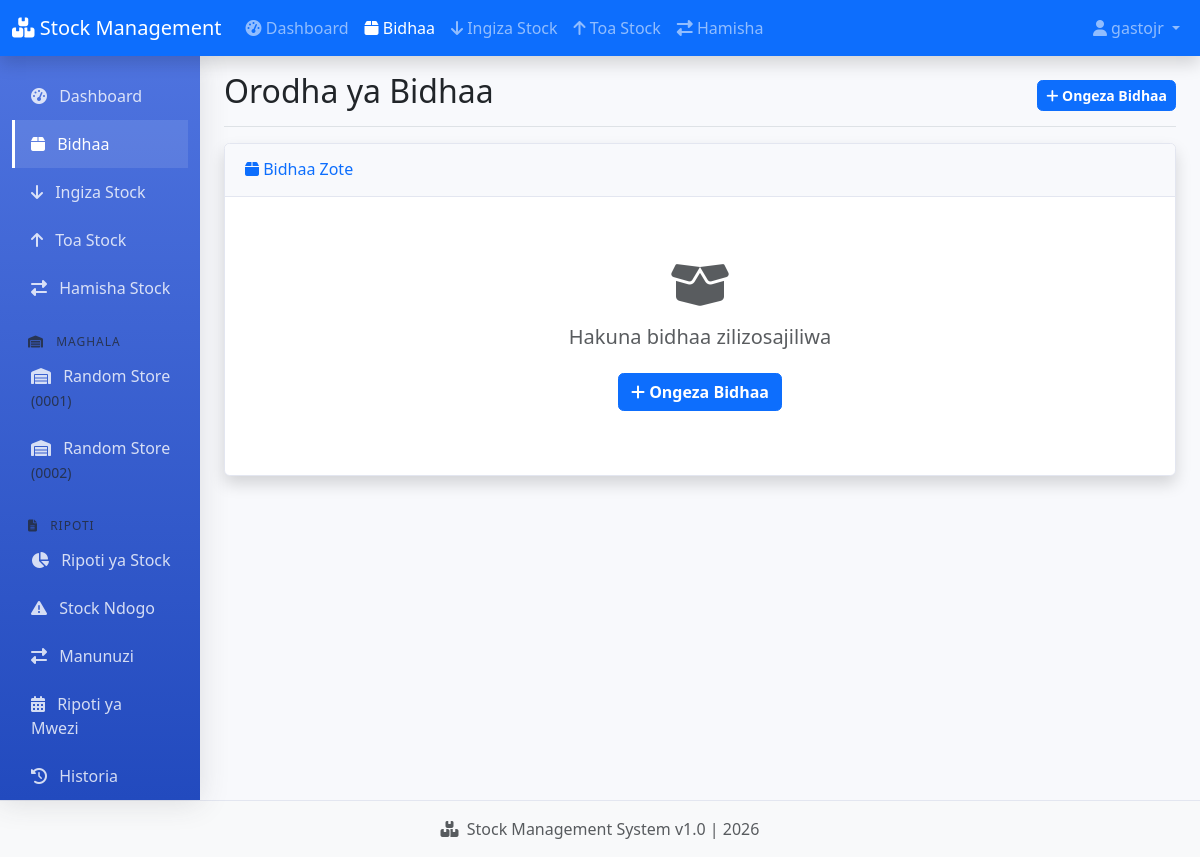
The page /products/ (signed in) on the database as committed earlier.
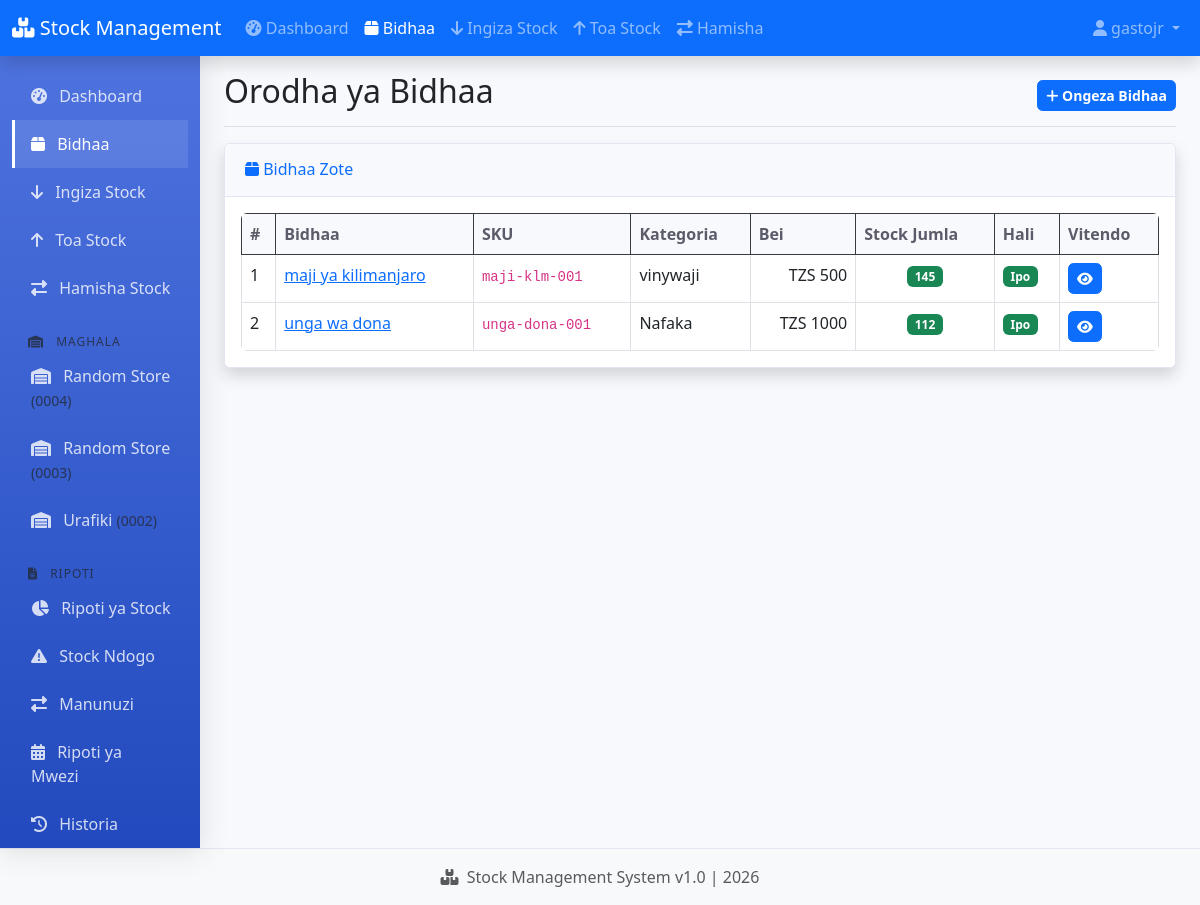
The same page on the database as committed later.
### warehouse/models.py (models this page shows, shortened)
class Warehouse(models.Model):
    name = models.CharField(max_length=200)
    code = models.CharField(max_length=20, unique=True, blank=True, null=True)
    location = models.CharField(max_length=300, blank=True)
    manager = models.ForeignKey(User, on_delete=models.SET_NULL, null=True, blank=True)
    is_active = models.BooleanField(default=True)  # <-- IMENGEZWA!
    class Meta:
        ordering = ['name']

class Product(models.Model):
    name = models.CharField(max_length=200)
    sku = models.CharField(max_length=50, unique=True)
    category = models.ForeignKey(Category, on_delete=models.SET_NULL, null=True, blank=True)
    description = models.TextField(blank=True)
    unit_price = models.DecimalField(max_digits=10, decimal_places=2, default=0)
    reorder_level = models.IntegerField(default=10)
    is_active = models.BooleanField(default=True)  # <-- IMENGEZWA!
    class Meta:
        ordering = ['name']
    def get_total_stock(self):
        total_in = StockIn.objects.filter(product=self).aggregate(
            total=Sum('quantity')
        )['total'] or 0
        total_out = StockOut.objects.filter(product=self).aggregate(
            total=Sum('quantity')
        )['total'] or 0
        return total_in - total_out

class Category(models.Model):
    name = models.CharField(max_length=100)
    description = models.TextField(blank=True)

### warehouse/views.py (the view)
# urls.py: path('products/', views.product_list, name='product_list'),
@login_required(login_url='/admin/login/')
def product_list(request):
    try:
        products = Product.objects.select_related('category').all()
        for product in products:
            product.total_stock = product.get_total_stock()
        context = {
            'products': products,
        }
    except Exception as e:
        print(f"Product list error: {e}")
        context = {
            'products': [],
        }
    return render(request, 'warehouse/products/list.html', context)

### warehouse/context_processors.py (called while the page is built)
def warehouses(request):
    return {
        'warehouses': Warehouse.objects.all().order_by('id', 'name')
    }

### warehouse/templates/warehouse/products/list.html (shortened to what this page needs)
{% extends 'warehouse/base.html' %}
{% block page_title %}Orodha ya Bidhaa{% endblock %}
{% block page_actions %}
<a href="/admin/warehouse/product/add/" class="btn btn-sm btn-primary">
    <i class="fas fa-plus"></i> Ongeza Bidhaa
</a>
{% endblock %}
{% block content %}
<div class="card shadow mb-4">
    <div class="card-header py-3">
        <h6 class="m-0 font-weight-bold text-primary">
            <i class="fas fa-box"></i> Bidhaa Zote
        </h6>
    </div>
    <div class="card-body">
        {% if products %}
        <div class="table-responsive">
            <table class="table table-bordered table-hover">
                <thead class="table-dark">
                    <tr>
                        <th>#</th>
                        <th>Bidhaa</th>
                        <th>SKU</th>
                        <th>Kategoria</th>
                        <th>Bei</th>
                        <th>Stock Jumla</th>
                        <th>Hali</th>
                        <th>Vitendo</th>
                    </tr>
                </thead>
                <tbody>
                    {% for product in products %}
                    <tr>
                        <td>{{ forloop.counter }}</td>
                        <td>
                            <a href="{% url 'product_detail' product.id %}">
                                {{ product.name }}
                            </a>
                        </td>
                        <td><code>{{ product.sku }}</code></td>
                        <td>{{ product.category.name|default:"-" }}</td>
                        <td class="text-end">TZS {{ product.unit_price|floatformat:0 }}</td>
                        <td class="text-center">
                            <span class="badge
                                {% if product.total_stock <= 0 %}bg-danger
                                {% elif product.total_stock <= product.reorder_level %}bg-warning
                                {% else %}bg-success{% endif %}">
                                {{ product.total_stock }}
                            </span>
                        </td>
                        <td>
                            {% if product.total_stock <= 0 %}
                            <span class="badge bg-danger">Hakuna Stock</span>
                            {% elif product.total_stock <= product.reorder_level %}
                            <span class="badge bg-warning">Stock Ndogo</span>
                            {% else %}
                            <span class="badge bg-success">Ipo</span>
                            {% endif %}
                        </td>
                        <td>
                            <a href="{% url 'product_detail' product.id %}"
                               class="btn btn-sm btn-primary">
                                <i class="fas fa-eye"></i>
                            </a>
                        </td>
                    </tr>
                    {% endfor %}
                </tbody>
            </table>
        </div>
        {% else %}
        <div class="text-center py-5">
            <i class="fas fa-box-open fa-3x text-muted mb-3"></i>
            <h5 class="text-muted">Hakuna bidhaa zilizosajiliwa</h5>
            <a href="/admin/warehouse/product/add/" class="btn btn-primary mt-3">
                <i class="fas fa-plus"></i> Ongeza Bidhaa
            </a>
        </div>
        {% endif %}
    </div>
</div>
{% endblock %}

### warehouse/templates/warehouse/base.html (shortened to what this page needs)
<!DOCTYPE html>
<html lang="sw">
<head>
    <link href="https://cdn.jsdelivr.net/npm/bootstrap@5.3.0-alpha1/dist/css/bootstrap.min.css" rel="stylesheet">
    <link rel="stylesheet" href="https://cdnjs.cloudflare.com/ajax/libs/font-awesome/6.4.0/css/all.min.css">
    {% load static %}
    <link rel="stylesheet" href="{% static 'css/style.css' %}">
</head>
<body>
    <nav class="navbar navbar-expand-lg navbar-dark bg-primary shadow">
        <div class="container-fluid">
            <a class="navbar-brand" href="{% url 'dashboard' %}">
                <i class="fas fa-boxes"></i> Stock Management
            </a>
            <div class="collapse navbar-collapse" id="navbarNav">
                <ul class="navbar-nav me-auto">
                    <li class="nav-item">
                        <a class="nav-link {% if request.path == '/' %}active{% endif %}" href="{% url 'dashboard' %}">
                            <i class="fas fa-tachometer-alt"></i> Dashboard
                        </a>
                    </li>
                    <li class="nav-item">
                        <a class="nav-link {% if 'products' in request.path %}active{% endif %}" href="{% url 'product_list' %}">
                            <i class="fas fa-box"></i> Bidhaa
                        </a>
                    </li>
                    <li class="nav-item">
                        <a class="nav-link {% if 'stockin' in request.path %}active{% endif %}" href="{% url 'add_stockin' %}">
                            <i class="fas fa-arrow-down"></i> Ingiza Stock
                        </a>
                    </li>
                    <li class="nav-item">
                        <a class="nav-link {% if 'stockout' in request.path %}active{% endif %}" href="{% url 'add_stockout' %}">
                            <i class="fas fa-arrow-up"></i> Toa Stock
                        </a>
                    </li>
                    <li class="nav-item">
                        <a class="nav-link {% if 'transfer' in request.path %}active{% endif %}" href="{% url 'transfer_stock' %}">
                            <i class="fas fa-exchange-alt"></i> Hamisha
                        </a>
                    </li>
                </ul>
                <ul class="navbar-nav">
                    {% if user.is_authenticated %}
                    <li class="nav-item dropdown">
                        <a class="nav-link dropdown-toggle" href="#" id="userDropdown" role="button" data-bs-toggle="dropdown">
                            <i class="fas fa-user"></i> {{ user.username }}
                        </a>
                    </li>
                    {% else %}
                    <li class="nav-item">
                        <a class="nav-link" href="/admin/login/?next=/">
                            <i class="fas fa-sign-in-alt"></i> Login
                        </a>
                    </li>
                    {% endif %}
                </ul>
            </div>
        </div>
    </nav>
    <div class="container-fluid">
        <div class="row">
            <nav id="sidebar" class="col-md-3 col-lg-2 d-md-block bg-light sidebar">
                <div class="position-sticky pt-3">
                    <ul class="nav flex-column">
                        <li class="nav-item">
                            <a class="nav-link {% if request.path == '/' %}active{% endif %}" href="{% url 'dashboard' %}">
                                <i class="fas fa-tachometer-alt me-2"></i> Dashboard
                            </a>
                        </li>
                        <li class="nav-item">
                            <a class="nav-link {% if 'products' in request.path %}active{% endif %}" href="{% url 'product_list' %}">
                                <i class="fas fa-box me-2"></i> Bidhaa
                            </a>
                        </li>
                        <li class="nav-item">
                            <a class="nav-link {% if 'stockin' in request.path %}active{% endif %}" href="{% url 'add_stockin' %}">
                                <i class="fas fa-arrow-down me-2"></i> Ingiza Stock
                            </a>
                        </li>
                        <li class="nav-item">
                            <a class="nav-link {% if 'stockout' in request.path %}active{% endif %}" href="{% url 'add_stockout' %}">
                                <i class="fas fa-arrow-up me-2"></i> Toa Stock
                            </a>
                        </li>
                        <li class="nav-item">
                            <a class="nav-link {% if 'transfer' in request.path %}active{% endif %}" href="{% url 'transfer_stock' %}">
                                <i class="fas fa-exchange-alt me-2"></i> Hamisha Stock
                            </a>
                        </li>
                        <li class="nav-item mt-3">
                            <span class="sidebar-heading px-3 text-muted">
                                <i class="fas fa-warehouse me-2"></i> MAGHALA
                            </span>
                        </li>
                        {% for warehouse in warehouses %}
                        <li class="nav-item">
                            <a class="nav-link {% if warehouse.id|stringformat:'i' in request.path %}active{% endif %}"
                               href="{% url 'warehouse_stock' warehouse.id %}">
                                <i class="fas fa-warehouse me-2"></i> {{ warehouse.name }}
                                {% if warehouse.code %}
                                <small class="text-muted">({{ warehouse.code }})</small>
                                {% endif %}
                            </a>
                        </li>
                        {% empty %}
                        <li class="nav-item">
                            <span class="nav-link text-muted">
                                <i class="fas fa-info-circle me-2"></i> Hakuna maghala
                            </span>
                        </li>
                        {% endfor %}
                        <li class="nav-item mt-3">
                            <span class="sidebar-heading px-3 text-muted">
                                <i class="fas fa-file-alt me-2"></i> RIPOTI
                            </span>
                        </li>
                        <li class="nav-item">
                            <a class="nav-link {% if 'reports/stock' in request.path %}active{% endif %}" href="{% url 'stock_report' %}">
                                <i class="fas fa-chart-pie me-2"></i> Ripoti ya Stock
                            </a>
                        </li>
                        <li class="nav-item">
                            <a class="nav-link {% if 'reports/low-stock' in request.path %}active{% endif %}" href="{% url 'low_stock_report' %}">
                                <i class="fas fa-exclamation-triangle me-2"></i> Stock Ndogo
                            </a>
                        </li>
                        <li class="nav-item">
                            <a class="nav-link {% if 'reports/transactions' in request.path %}active{% endif %}" href="{% url 'transaction_report' %}">
                                <i class="fas fa-exchange-alt me-2"></i> Manunuzi
                            </a>
                        </li>
                        <li class="nav-item">
                            <a class="nav-link {% if 'reports/monthly' in request.path %}active{% endif %}" href="{% url 'monthly_report' %}">
                                <i class="fas fa-calendar-alt me-2"></i> Ripoti ya Mwezi
                            </a>
                        </li>
                        <li class="nav-item">
                            <a class="nav-link {% if 'transactions' in request.path %}active{% endif %}" href="{% url 'transaction_list' %}">
                                <i class="fas fa-history me-2"></i> Historia
                            </a>
                        </li>
                    </ul>
                </div>
            </nav>
            <main class="col-md-9 ms-sm-auto col-lg-10 px-md-4">
                <div class="d-flex justify-content-between flex-wrap flex-md-nowrap align-items-center pt-3 pb-2 mb-3 border-bottom">
                    <h1 class="h2">{% block page_title %}Dashboard{% endblock %}</h1>
                    <div class="btn-toolbar mb-2 mb-md-0">
                        {% block page_actions %}{% endblock %}
                    </div>
                </div>
                {% block content %}
                {% endblock %}
            </main>
        </div>
    </div>
    <footer class="footer mt-auto py-3 bg-light">
        <div class="container text-center">
            <span class="text-muted">
                <i class="fas fa-boxes me-1"></i> Stock Management System v1.0 |
                {% now "Y" %}
            </span>
        </div>
    </footer>
    {% load static %}
</body>
</html>

### static/css/style.css (style rules this page uses)
:root { --primary: #4e73df; --secondary: #858796; --success: #1cc88a; --warning: #f6c23e; --danger: #e74a3b; --light: #f8f9fc; --dark: #5a5c69; }
body { font-family: 'Nunito', 'Segoe UI', Arial, sans-serif; background-color: #f8f9fc; }
.sidebar { background: linear-gradient(180deg, #4e73df 0%, #224abe 100%); min-height: calc(100vh - 56px); box-shadow: 0 0.15rem 1.75rem 0 rgba(58, 59, 69, 0.15); }
.sidebar .nav-link { color: rgba(255, 255, 255, 0.8); font-weight: 500; padding: 0.75rem 1rem; border-left: 3px solid transparent; transition: all 0.3s; }
.sidebar .nav-link.active { color: #fff; background: rgba(255, 255, 255, 0.1); border-left-color: #fff; }
.sidebar-heading { color: rgba(255, 255, 255, 0.4); font-size: 0.75rem; text-transform: uppercase; letter-spacing: 1px; }
.card { border: 1px solid #e3e6f0; border-radius: 0.35rem; box-shadow: 0 0.15rem 1.75rem 0 rgba(58, 59, 69, 0.15); }
.card-header { background-color: #f8f9fc; border-bottom: 1px solid #e3e6f0; padding: 0.75rem 1.25rem; }
.badge { padding: 0.35em 0.65em; font-weight: 600; }
.table { margin-bottom: 0; }
.table th { border-top: none; font-weight: 600; color: #5a5c69; background-color: #f8f9fc; }
.btn { border-radius: 0.35rem; font-weight: 600; }
.footer { background-color: #fff; border-top: 1px solid #e3e6f0; }
.card { transition: transform 0.3s ease, box-shadow 0.3s ease; }
.table-responsive { border-radius: 0.375rem; overflow: hidden; }

Rows that differ between the two databases and show on the page:
removed Warehouse: name "Random Store", code "0001"
removed Warehouse: name "Random Store", code "0002"
added Warehouse: name "Random Store", code "0004"
added Warehouse: name "Random Store", code "0003"
added Warehouse: name "Urafiki", code "0002"
added Product: name "maji ya kilimanjaro", sku "maji-klm-001", category.name "vinywaji", unit_price "500", total_stock "145", reorder_level "Ipo"
added Product: name "unga wa dona", sku "unga-dona-001", category.name "Nafaka", unit_price "1000", total_stock "112", reorder_level "Ipo"
Other text that changed with them:
text no longer shown: "Hakuna bidhaa zilizosajiliwa Ongeza Bidhaa"
text now shown: "# Bidhaa SKU Kategoria Bei Stock Jumla Hali Vitendo"
